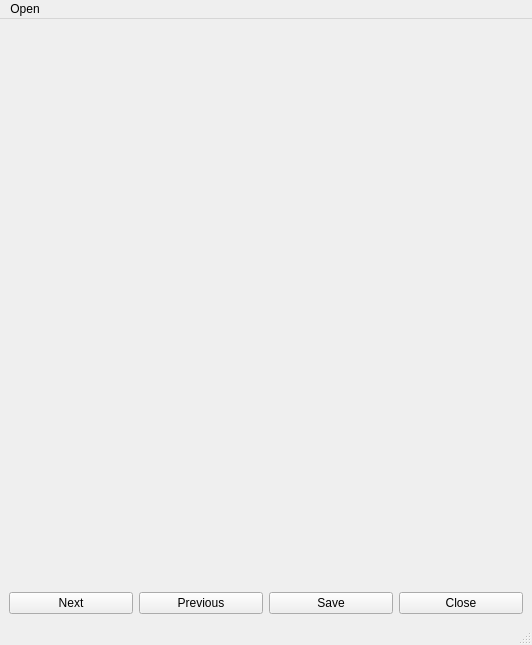
<?xml version="1.0" encoding="UTF-8"?>
<ui version="4.0">
 <class>MainWindow</class>
 <widget class="QMainWindow" name="MainWindow">
  <property name="geometry">
   <rect>
    <x>0</x>
    <y>0</y>
    <width>532</width>
    <height>645</height>
   </rect>
  </property>
  <property name="windowTitle">
   <string>MainWindow</string>
  </property>
  <widget class="QWidget" name="centralwidget">
   <layout class="QGridLayout" name="gridLayout_2">
    <item row="0" column="0">
     <layout class="QGridLayout" name="gridLayout">
      <item row="2" column="2">
       <widget class="QPushButton" name="SaveButton">
        <property name="text">
         <string>Save</string>
        </property>
       </widget>
      </item>
      <item row="2" column="0">
       <widget class="QPushButton" name="NextButton">
        <property name="text">
         <string>Next</string>
        </property>
       </widget>
      </item>
      <item row="2" column="3">
       <widget class="QPushButton" name="CloseButton">
        <property name="text">
         <string>Close</string>
        </property>
       </widget>
      </item>
      <item row="2" column="1">
       <widget class="QPushButton" name="PreviousButton">
        <property name="text">
         <string>Previous</string>
        </property>
       </widget>
      </item>
      <item row="0" column="0" rowspan="2" colspan="4">
       <widget class="QLabel" name="Image_label">
        <property name="text">
         <string/>
        </property>
        <property name="alignment">
         <set>Qt::AlignCenter</set>
        </property>
        <property name="margin">
         <number>0</number>
        </property>
       </widget>
      </item>
     </layout>
    </item>
   </layout>
  </widget>
  <widget class="QStatusBar" name="statusbar"/>
  <widget class="QMenuBar" name="menuBar">
   <property name="geometry">
    <rect>
     <x>0</x>
     <y>0</y>
     <width>532</width>
     <height>24</height>
    </rect>
   </property>
   <widget class="QMenu" name="menuOpen">
    <property name="title">
     <string>Open</string>
    </property>
    <addaction name="actionFile"/>
    <addaction name="actionFolder"/>
   </widget>
   <addaction name="menuOpen"/>
  </widget>
  <action name="actionFile">
   <property name="text">
    <string>File</string>
   </property>
  </action>
  <action name="actionFolder">
   <property name="text">
    <string>Folder</string>
   </property>
  </action>
 </widget>
 <resources/>
 <connections/>
</ui>
